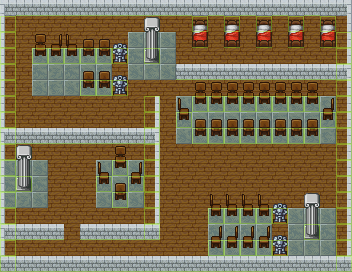

This is a level from a 2D game, rendered from its Tiled map with the project's own tilesets. A one-line summary and the complete map file follow:
An orthogonal 22x17 tile map with 16x16 px tiles, 3 tile layers (Background, Foreground, Collision), 2 tilesets.

<map version="1.0" orientation="orthogonal" width="22" height="17" tilewidth="16" tileheight="16">
 <tileset firstgid="1" name="tileset01" tilewidth="16" tileheight="16">
  <image source="../images/tileset01.png" width="128" height="128" />
 </tileset>
 <tileset firstgid="65" name="collisionTileset" tilewidth="16" tileheight="16">
  <image source="../images/collisionTileset.png" width="128" height="16" />
 </tileset>
 <layer name="Background" width="22" height="17">
  <data encoding="csv">
0,0,0,0,0,0,0,0,0,0,0,0,0,0,0,0,0,0,0,0,0,0,
1,1,1,1,1,1,1,1,1,1,1,1,1,1,1,1,1,1,1,1,1,1,
1,1,1,1,1,1,1,1,19,20,19,1,1,1,1,1,1,1,1,1,1,1,
1,1,19,20,19,20,19,1,27,28,27,1,1,1,1,1,1,1,1,1,1,1,
1,1,27,28,27,28,27,1,19,20,19,0,0,0,0,0,0,0,0,0,0,0,
1,1,19,20,19,19,20,1,1,1,1,1,1,1,1,1,1,1,1,1,1,1,
1,1,1,1,1,1,1,1,1,1,1,19,20,19,20,19,20,19,20,19,20,1,
1,1,1,1,1,1,1,1,1,1,1,27,28,27,28,27,28,27,28,27,28,1,
0,0,0,0,0,0,0,0,0,0,1,19,20,19,20,19,20,19,20,19,20,1,
1,1,1,1,1,1,1,1,1,1,1,1,1,1,1,1,1,1,1,1,1,1,
19,20,19,1,1,1,19,20,19,1,1,1,1,1,1,1,1,1,1,1,1,1,
27,28,27,1,1,1,27,28,27,1,1,1,1,1,1,1,1,1,1,1,1,1,
27,28,19,1,1,1,19,20,19,1,1,1,1,1,1,1,1,1,1,1,1,1,
1,1,1,1,1,1,1,1,1,1,1,1,1,19,20,19,20,1,19,20,19,1,
0,0,0,0,1,0,0,0,0,0,1,1,1,27,28,27,28,1,27,28,27,1,
1,1,1,1,1,1,1,1,1,1,1,1,1,19,20,19,20,1,19,20,19,1,
0,0,0,0,0,0,0,0,0,0,0,0,0,0,0,0,0,0,0,0,0,0
</data>
 </layer>
 <layer name="Foreground" width="22" height="17">
  <data encoding="csv">
14,6,6,6,6,6,6,6,6,6,6,6,6,6,6,6,6,6,6,6,6,15,
7,0,0,0,0,0,0,0,0,18,0,0,9,0,9,0,9,0,9,0,9,8,
7,0,2,4,5,3,3,25,0,26,0,0,17,0,17,0,17,0,17,0,17,8,
7,0,10,12,13,11,11,33,0,34,0,0,0,0,0,0,0,0,0,0,0,8,
7,0,0,0,0,3,3,25,0,0,0,6,6,6,6,6,6,6,6,6,6,15,
7,0,0,0,0,11,11,33,0,0,0,0,2,2,2,2,2,2,2,2,0,8,
7,0,0,0,0,0,0,0,0,8,0,5,10,10,10,10,10,10,10,10,4,8,
7,0,0,0,0,0,0,0,0,8,0,13,3,3,3,3,3,3,3,3,12,8,
14,6,6,6,6,6,6,6,6,15,0,0,11,11,11,11,11,11,11,11,0,8,
7,18,0,0,0,0,0,2,0,8,0,0,0,0,0,0,0,0,0,0,0,8,
7,26,0,0,0,0,5,10,4,8,0,0,0,0,0,0,0,0,0,0,0,8,
7,34,0,0,0,0,13,3,12,8,0,0,0,0,0,0,0,0,0,0,0,8,
7,0,0,0,0,0,0,11,0,8,0,0,0,5,5,5,5,25,0,18,0,8,
7,0,0,0,0,0,0,0,0,8,0,0,0,13,13,13,13,33,0,26,0,8,
14,6,6,6,0,6,6,6,6,6,0,0,0,4,4,4,4,25,0,34,0,8,
7,0,0,0,0,0,0,0,0,0,0,0,0,12,12,12,12,33,0,0,0,8,
6,6,6,6,6,6,6,6,6,6,6,6,6,6,6,6,6,6,6,6,6,6
</data>
 </layer>
 <layer name="Collision" width="22" height="17" opacity="0.42">
  <data encoding="csv">
0,66,66,66,66,66,66,66,66,66,66,66,0,66,0,66,0,66,0,66,0,0,
65,0,0,0,0,0,0,0,0,0,0,0,65,0,65,0,65,0,65,0,65,0,
65,0,0,0,0,0,0,0,0,0,0,0,66,0,66,0,66,0,66,0,66,65,
65,0,65,65,65,65,65,65,0,65,0,0,0,0,0,0,0,0,0,0,0,65,
65,0,0,0,0,0,0,0,0,0,0,66,66,66,66,66,66,66,66,66,66,65,
65,0,0,0,0,65,65,65,0,0,0,0,0,0,0,0,0,0,0,0,0,65,
65,0,0,0,0,0,0,0,0,65,0,0,65,65,65,65,65,65,65,65,0,65,
65,0,0,0,0,0,0,0,0,65,0,65,0,0,0,0,0,0,0,0,65,65,
65,66,66,66,66,66,66,66,66,65,0,0,65,65,65,65,65,65,65,65,0,65,
65,0,0,0,0,0,0,0,0,65,0,0,0,0,0,0,0,0,0,0,0,65,
65,0,0,0,0,0,0,65,0,65,0,0,0,0,0,0,0,0,0,0,0,65,
65,65,0,0,0,0,65,0,65,65,0,0,0,0,0,0,0,0,0,0,0,65,
65,0,0,0,0,0,0,65,0,65,0,0,0,0,0,0,0,0,0,0,0,65,
65,0,0,0,0,0,0,0,0,65,0,0,0,65,65,65,65,65,0,0,0,65,
65,66,66,66,0,66,66,66,66,65,0,0,0,0,0,0,0,0,0,65,0,65,
65,0,0,0,0,0,0,0,0,0,0,0,0,65,65,65,65,65,0,0,0,65,
65,66,66,66,66,66,66,66,66,66,66,66,66,66,66,66,66,66,66,66,66,65
</data>
 </layer>
</map>